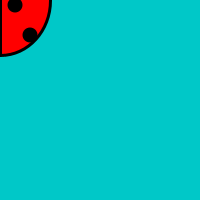
Frame 1 (no input)
Frame 60 (the mouse pressed at the canvas centre just before this capture): identical to frame 1, image omitted
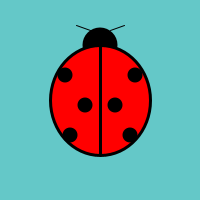
Frame 120 (the mouse held since frame 60 and released just before this capture)

The Processing sketch that drew these frames (run headless with seeded random() and noise(); from frame 60 on, the mouse is pressed at the canvas centre):

// Processing sketch: processing_17432
// ── processing_17432.pde

// ladybug

void setup() {
  size(200,200);
  smooth();
  frameRate(45);
}

void draw() {
  
  colorMode(RGB,255,255,255);
  background(mouseX,200,200);
  noStroke();
  
  //head
  fill(0);
  ellipse(mouseX,mouseY-55,35,35);
  
  //antenna ends
  //fill(0);
  //ellipse(mouseX+20,mouseY-75,7,7);
  //ellipse(mouseX-20,mouseY-75,7,7);
  
  //antenna
  stroke(0);
  strokeWeight(1);
  line(mouseX-10,mouseY-70,pmouseX-24,pmouseY-75);
  line(mouseX+10,mouseY-70,pmouseX+24,pmouseY-75);
 
 
  //body
  stroke(0);
  strokeWeight(3);
  fill(255,0,0);
  ellipse(mouseX,mouseY,100,110);
  
  //stripe
  line(mouseX,mouseY-55,mouseX,mouseY+54);
  
  //spots
  noStroke();
  fill(0);
    //middle spots
  ellipse(mouseX+15,mouseY+5,15,15);
  ellipse(mouseX-15,mouseY+5,15,15);
    //top layer spots
  ellipse(mouseX+35,mouseY-25,15,15);
  ellipse(mouseX-35,mouseY-25,15,15);
    //bottom layer spots
  ellipse(mouseX+30,mouseY+35,15,15);
  ellipse(mouseX-30,mouseY+35,15,15);
  
}




  
  
  
